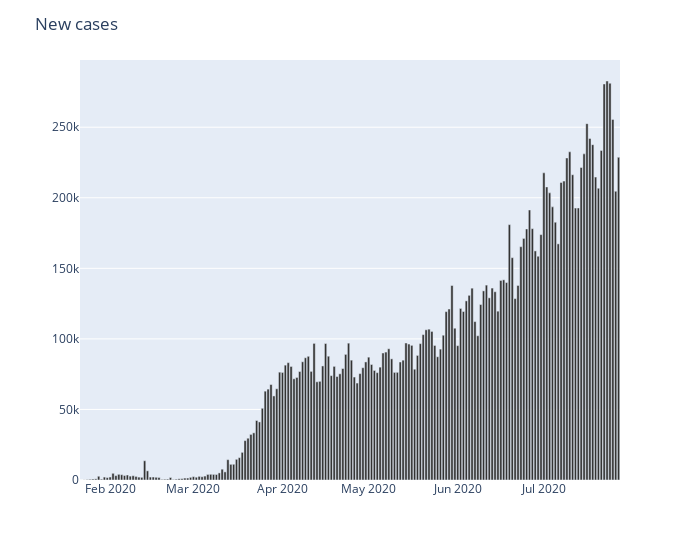

This figure's notebook cell:
### Code cell
plot_daywise('New cases','#333333')

### Figure 1 — Plotly figure (JSON) as saved in the notebook; plotly's stock layout.template omitted (floating-point values rounded to 4 significant figures; data arrays with more than 128 entries replaced by an {"elided": "..."} marker saying what was removed)
{"data": [{"alignmentgroup": "True", "hovertemplate": "Date=%{x}<br>New cases=%{y}<extra></extra>", "legendgroup": "", "marker": {"color": "#333333", "pattern": {"shape": ""}}, "name": "", "offsetgroup": "", "orientation": "v", "showlegend": false, "textposition": "auto", "type": "bar", "x": {"elided": "188 str values"}, "xaxis": "x", "y": {"elided": "188 int values"}, "yaxis": "y"}], "layout": {"barmode": "relative", "legend": {"tracegroupgap": 0}, "margin": {"t": 60}, "title": {"text": "New cases"}, "width": 700, "xaxis": {"anchor": "y", "domain": [0, 1], "title": {"text": ""}}, "yaxis": {"anchor": "x", "domain": [0, 1], "title": {"text": ""}}}}
